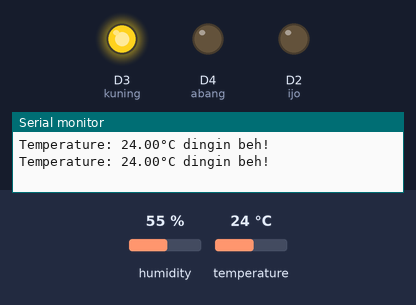
Bench run of a program on a simulated ESP8266 (NodeMCU). On the bench: output pins drawn as LEDs (lit = HIGH), the last lines printed to the serial monitor. The inputs (shaded band) are chosen by the test bench; at power-on: temperature 24 °C, humidity 55 %.

Above: at 2.8 s.
2.9 s: temperature set to 28 °C
At 4.7 s:
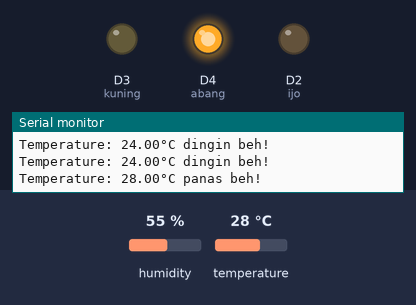
5.6 s: temperature set to 12 °C
At 7.1 s:
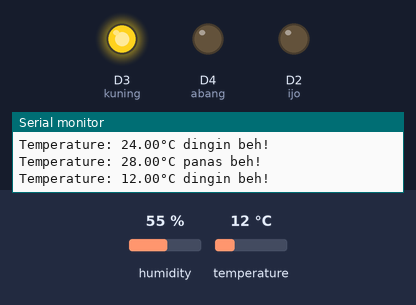
8.3 s: temperature set to 33 °C
At 10.6 s:
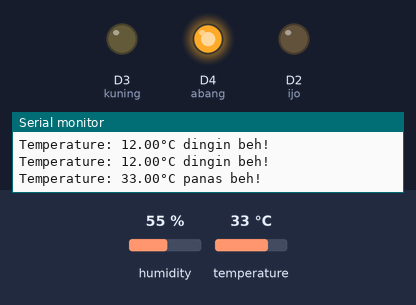
11.6 s: temperature set to 27 °C
At 13.0 s:
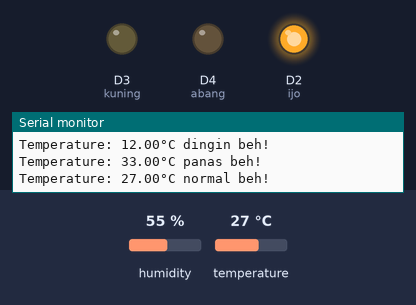
Timing chart, 0 to 14.6 s (numbered marks = the images above; inputs shaded):
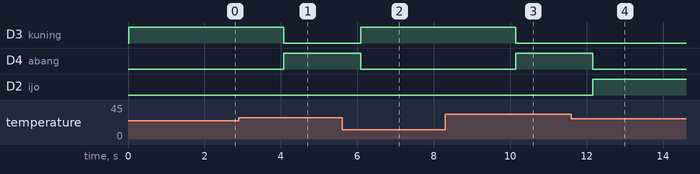

Measured:
- after the input at 2.9 s, D3 (kuning): HIGH → LOW after 1.2 s; D4 (abang): LOW → HIGH after 1.2 s
- after the input at 5.6 s, D3 (kuning): LOW → HIGH after 0.49 s; D4 (abang): HIGH → LOW after 0.49 s
- after the input at 8.3 s, D3 (kuning): HIGH → LOW after 1.8 s; D4 (abang): LOW → HIGH after 1.8 s
- after the input at 11.6 s, D4 (abang): HIGH → LOW after 0.56 s; D2 (ijo): LOW → HIGH after 0.56 s

The program:

main.cpp
```cpp
#include <Arduino.h>
#include "DHT.h"
#define DHTPIN D1
#define DHTTYPE DHT11
#define ijo D2   // led warna merah
#define kuning D3 // led warna hijau
#define abang D4  // led warnah biru
DHT dht(DHTPIN, DHTTYPE);
void setup()
{
  Serial.begin(115200);
  pinMode(ijo, OUTPUT); // atur pin-pin digital sebagai output
  pinMode(kuning, OUTPUT);
  pinMode(abang, OUTPUT);
  dht.begin();
}
void loop()
{
  float h = dht.readHumidity();
  float t = dht.readTemperature();
  float f = dht.readTemperature(true);

  if (isnan(h) || isnan(t) || isnan(f))
  {
    Serial.println("Failed to read from DHT sensor!");
    return;
  }

  Serial.print(F("Temperature: "));
  Serial.print(t);
  Serial.print(F("°C "));
  if (t >= 28)
  {
    Serial.println(F("panas beh!"));
    digitalWrite(ijo, LOW);
    digitalWrite(kuning, LOW);
    digitalWrite(abang, HIGH);
  }
  else if (t < 28 && t >= 27)
  {
    Serial.println(F("normal beh!"));
    digitalWrite(ijo, HIGH);
    digitalWrite(kuning, LOW);
    digitalWrite(abang, LOW);
  }
  else
  {
    Serial.println(F("dingin beh!"));
    digitalWrite(ijo, LOW);
    digitalWrite(kuning, HIGH);
    digitalWrite(abang, LOW);
  }
  delay(2000);
}
```
